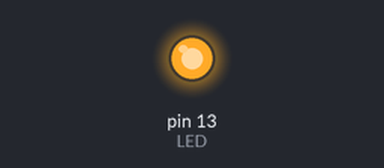
Simulated run of this sketch. Board: Arduino Uno, built with avr-gcc and run on an emulated ATmega328P. Shown: output pins drawn as LEDs (lit = HIGH).

Above: at 0.4 s.
At 53.3 s:
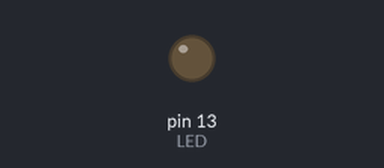
Timing chart, 0 to 70.5 s (numbered marks = the images above):
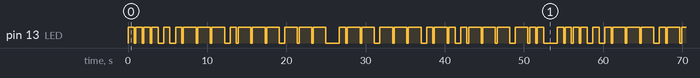

The sketch:

hello.ino
```cpp
const int LED = 13; // LED connected to
                    // digital pin 13


void setup()
{
  pinMode(LED, OUTPUT);    // sets the digital
                           // pin as output
}

void point(){
  digitalWrite(LED, HIGH);
  delay(800);
  digitalWrite(LED, LOW);
  delay(200);
}

void dash(){
  digitalWrite(LED, HIGH);
  delay(1600);
  digitalWrite(LED, LOW);
  delay(200);
}


void space(){
  delay(500);
}

/**print "hello world" in morse code
**/
void sayHello(){
  point();
  point();
  point();
  point();
  space();
  point();
  space();
  point();
  dash();
  dash();
  dash();
  space();
  point();
  dash();
  dash();
  dash();
  space();
  dash();
  dash();
  dash();
  space();
  space();
  space();
  point();
  dash();
  dash();
  space();
  dash();
  dash();
  dash();
  space();
  point();
  dash();
  point();
  space();
  point();
  dash();
  dash();
  dash();
  space();
  dash();
  point();
  point();
  space();
  space();
  space();


}

void loop()
{
  sayHello();
}
```

Measured:
- by itself, pin 13 (LED): moves between LOW and HIGH, repeating every 54.2 s
- by itself, everything shown: repeats every 54.2 s, in 64 steps
